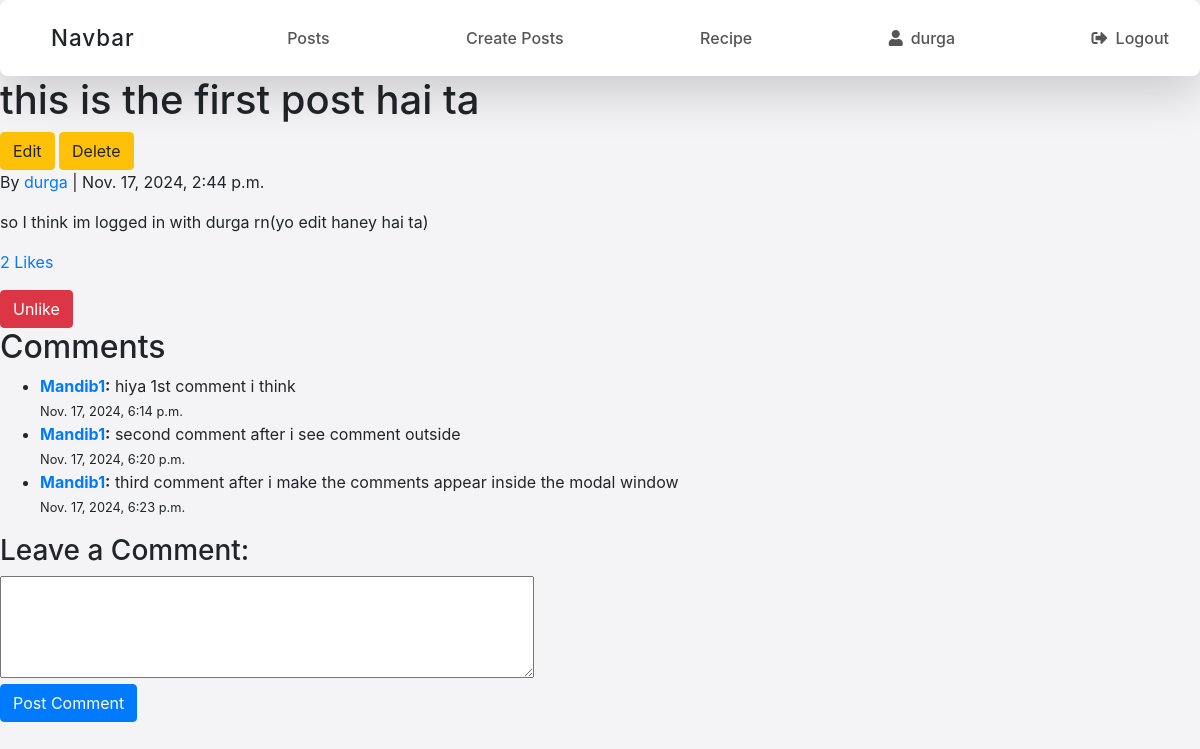
The app's page /postlist/1/ (signed in), older data.
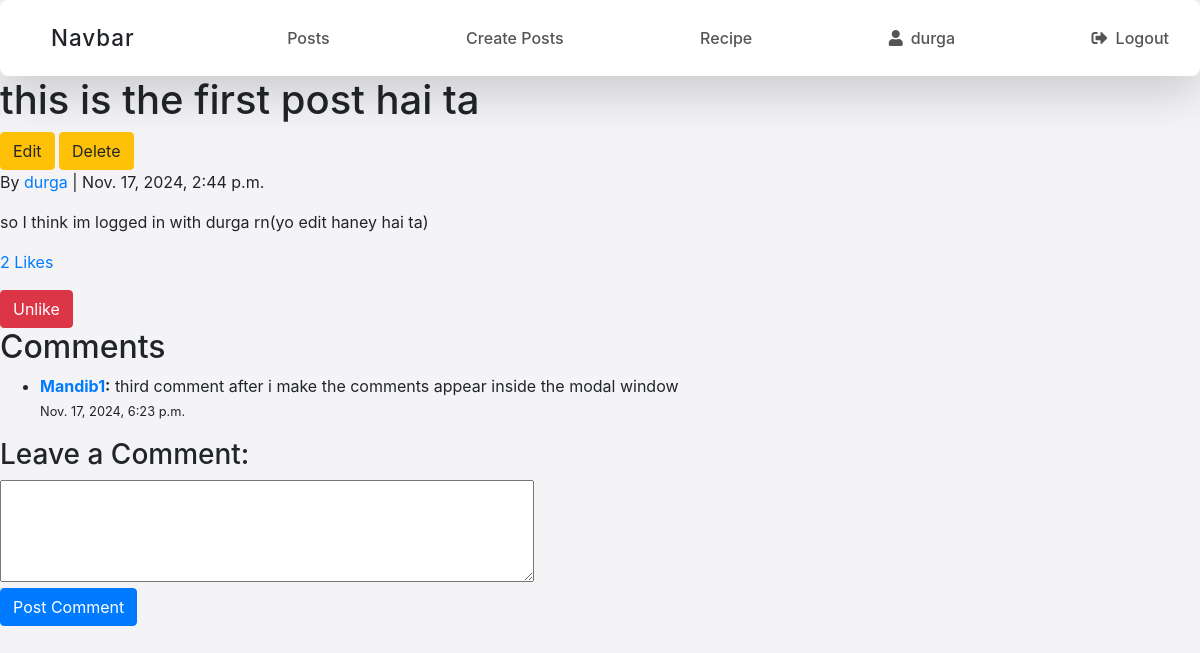
The same page, newer data.
### vege/models.py (models this page shows, shortened)
class Comment(models.Model):
    post = models.ForeignKey(Post, related_name="comments", on_delete=models.CASCADE)
    author = models.ForeignKey(User, on_delete=models.CASCADE)  # Link the comment to the user
    content = models.TextField()
    created_at = models.DateTimeField(auto_now_add=True)

### vege/views.py (the view, shortened to what this page needs)
# urls.py: path('postlist/<int:post_id>/', post_detail, name='post_detail'),
def post_detail(request, post_id):
    post = get_object_or_404(Post, id=post_id)
    comments = post.comments.all()
    liked_users = post.likes.values_list('user__username', flat=True)
    user_has_liked = Like.objects.filter(post=post, user=request.user).exists()
    return render(request, 'post_detail.html', {
        'post': post,
        'comments': comments,
        'user_has_liked': user_has_liked,
        'liked_users': liked_users  # Pass the list of users who liked the post
    })

### vege/models.py (called while the page is built)
    def get_likes_count(self):
        return self.likes.count()

### vege/templates/post_detail.html (shortened to what this page needs)
{% extends "base.html" %}
{% block start %}
<h1>{{ post.title }}</h1> {% if post.author == request.user %}
<a href="{% url 'edit_post' post.id %}" class="btn btn-warning">Edit</a>
<a href = "{% url 'delete_post' post.id%}" class="btn btn-warning">Delete</a>
{% endif %}
<p>By <a href="{% url 'user_profile' post.author.username %}">{{ post.author.username }}</a> | {{ post.created_at }}</p>
<p>{{ post.content }}</p>
<p><a href="#" data-toggle="modal" data-target="#likeModal{{ post.id }}">{{ post.get_likes_count }} Likes</a></p>
<form method="POST" action="{% url 'post_detail' post.id %}">
    {% if user_has_liked %}
        <button type="submit" name="like" class="btn btn-danger">Unlike</button>
    {% else %}
        <button type="submit" name="like" class="btn btn-primary">Like</button>
    {% endif %}
</form>
<h2>Comments</h2>
<ul>
    {% for comment in comments %}
        <li>
            <strong><a href="{% url 'user_profile' comment.author.username %}">{{ comment.author.username }}</a>:</strong> {{ comment.content }}
            <br>
            <small>{{ comment.created_at }}</small>
        </li>
    {% empty %}
        <p>No comments yet.</p>
    {% endfor %}
</ul>
<h3>Leave a Comment:</h3>
<form method="POST">
    <textarea name="content" rows="4" cols="50"></textarea><br>
    <button type="submit" name="comment" class="btn btn-primary">Post Comment</button>
</form>
{% endblock %}

Row changes from the older to the newer data that the page shows:
removed Comment: author.username "Mandib1", content "hiya 1st comment i think", created_at "Nov. 17, 2024, 6:14 p.m."
removed Comment: author.username "Mandib1", content "second comment after i see comment outside", created_at "Nov. 17, 2024, 6:20 p.m."
